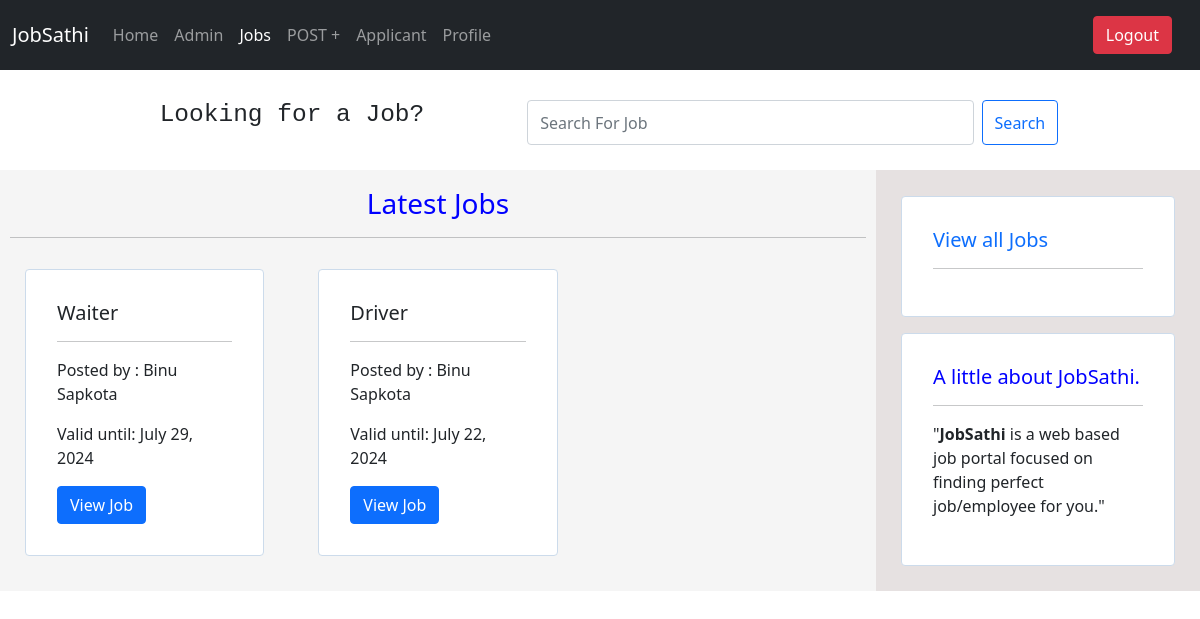
Page / (signed in) on the committed database.
### job/models.py (models this page shows, shortened)
class Job(models.Model):
    user = models.ForeignKey(User, on_delete=models.CASCADE, default="")
    job_title = models.CharField(max_length=150)
    job_description = models.TextField()
    slug = models.SlugField()
    category = models.ForeignKey(Category, on_delete=models.CASCADE)
    job_validity = models.DateField(default=datetime.now, blank=True)
    job_created_at = models.DateTimeField(auto_now_add=True)
    job_updated_at = models.DateTimeField(auto_now=True)
    class Meta:
        db_table = 'job'
        verbose_name = 'Job'
        verbose_name_plural = 'Jobs'

### account/models.py (models this page shows, shortened)
class User(AbstractUser):
    username = models.CharField(max_length=150, unique=True)
    email = models.EmailField(unique=True)
    password = models.CharField(max_length=128)
    full_name = models.CharField(max_length=50, blank=False)
    date_joined = models.DateTimeField(auto_now_add=True)    # Add any additional fields you want

### pro/models.py (models this page shows, shortened)
class Pro(models.Model):
    user = models.OneToOneField(User, null=True, on_delete=models.CASCADE)
    pro_name = models.CharField(max_length=150)
    pro_bio = models.CharField(max_length=150)
    pro_dob = models.DateField(default=datetime.now, blank=True)
    pro_pic = models.ImageField(upload_to='pro_image/')
    pro_number = models.CharField(null=True, max_length=10)
    pro_cv = models.FileField(upload_to='pdfs/')
    pro_certificates = models.FileField(upload_to='pdfs/')

### job/views.py (the view)
# urls.py: path('', HomePageView.as_view(), name='home'),
class HomePageView(LoginRequiredMixin, ListView):
    model = Job
    template_name = 'job/home.html'
    context_object_name = 'jobs'
    def get_queryset(self):
        now = timezone.now()
        return Job.objects.exclude(user=self.request.user).filter(job_validity__gte=now)

### job/templates/job/home.html (shortened to what this page needs)
{% extends 'dashboard/layout.html' %}
{% block job_active %}
    active
{% endblock %}
{% block content %}
  <div class="container-fluid " style="height: 100px; ">
        <form class="d-flex" role="search" style="padding: 30px;" action="{% url 'job:job_search' %}" method="get">
          <label><h3><pre>        Looking for a Job?       </pre></h3></label>
          <input class="form-control me-2"
            style="width: 40%"
            type="text" placeholder="Search For Job" aria-label="Search" name="q">
          <button class="btn btn-outline-primary" type="submit">Search</button>
        </form>
      </div>
      <div class="container-wrapper" style="display: flex; flex-wrap: wrap;background-color: whitesmoke;">
        <div class="container-left" style=" width: 73%; padding: 10px;">
          <h3 style="margin-top: 7px; margin-bottom: 0px; color: blue; text-align: center; ">Latest Jobs</h3>
          <hr>
        <div class="row" style="display: flex;
        flex-wrap: wrap;">
          {% for job in jobs  %}
            <div class="col-md-4">
              <div class="card" style="margin: 15px;
              padding: 15px; border-color:#ccdbeb;">
                <div class="card-body">
                  <h5 class="card-title">{{ job.job_title}}</h5><hr>
                   <p class="card-text">Posted by : {{job.user.pro.pro_name}}</p>
                   <p class="card-text">Valid until:  {{job.job_validity}}</p>
                   <a href="{% url 'job:detail' job.slug %}" class="btn btn-primary">View Job</a>
                </div>
              </div>
            </div>
          {% endfor %}
        </div>
        </div>
      <div class="container-right" style="width: 27%; padding: 10px;background-color:#e6e1e1;">
        <div class="mt-3">
          <div class="card" style="margin: 15px;
          padding: 15px; border-color:#ccdbeb;">
            <div class="card-body">
              <h5 class="card-title"><a style="text-decoration: none;" href="{% url 'job:list' %}">View all Jobs</a></h5><hr>
            </div>
          </div>
          <div class="mt-3">
            <div class="card" style="margin: 15px;
            padding: 15px; border-color:#ccdbeb;">
              <div class="card-body">
                <h5 class="card-title" style="color: blue;">A little about JobSathi.</h5><hr>
                <p>"<b>JobSathi</b> is a web based job portal  focused on  finding perfect job/employee for you."</p>
              </div>
            </div>
      </div>
    </div>
{% endblock %}

### rows in the picture
Job: job_title "Waiter", user.pro.pro_name "Binu Sapkota", job_validity "July 29, 2024"
Job: job_title "Driver", user.pro.pro_name "Binu Sapkota", job_validity "July 22, 2024"
